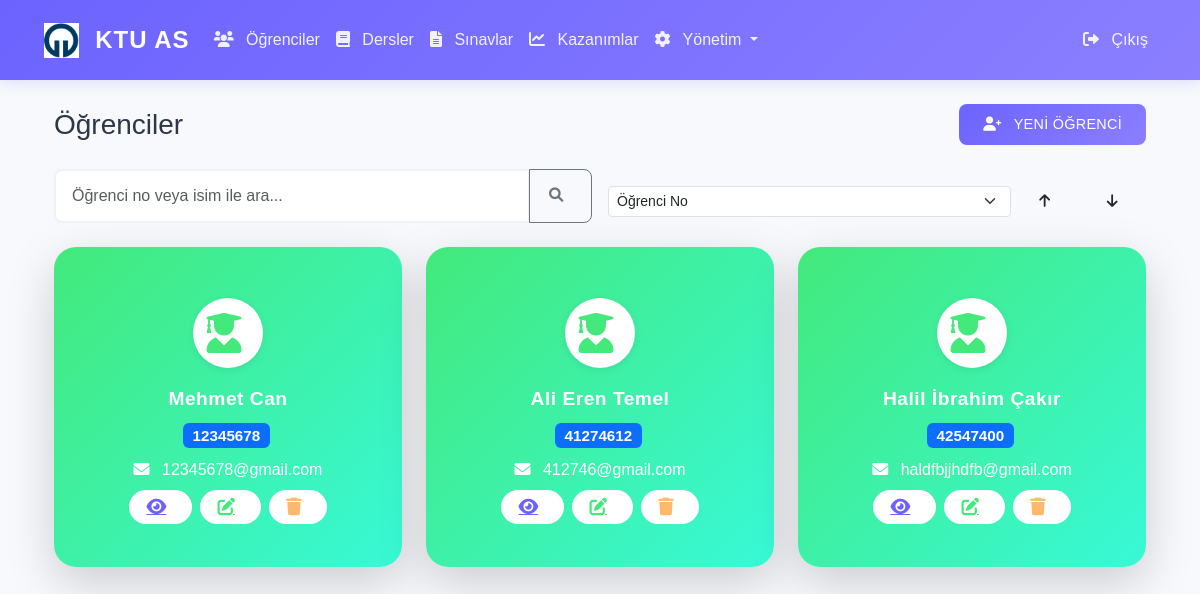
Page /students (signed in) on the committed database.
### app/models/__init__.py (models this page shows, shortened)
class Student(db.Model):
    __tablename__ = 'students'
    id = db.Column(db.Integer, primary_key=True)
    student_number = db.Column(db.String(20), unique=True, nullable=False)
    first_name = db.Column(db.String(50), nullable=False)
    last_name = db.Column(db.String(50), nullable=False)
    email = db.Column(db.String(120), unique=True, nullable=False)
    phone = db.Column(db.String(20))
    created_at = db.Column(db.DateTime, default=datetime.utcnow)
    exam_scores = db.relationship('StudentExamScore', backref='student', lazy=True)

### app/routes/main.py (the view, shortened to what this page needs)
@bp.route('/students')
@login_required
def student_list():
    search = request.args.get('search', '')
    query = Student.query
    students = query.order_by(Student.student_number).all()
    return render_template('main/students.html', students=students)

### app/__init__.py (called while the page is built)
@login_manager.user_loader
def load_user(user_id):
    from app.models import User
    return User.query.get(int(user_id))

### app/templates/main/students.html (shortened to what this page needs)
{% extends "base.html" %}
{% block content %}
<div class="container-fluid">
    <div class="d-flex justify-content-between align-items-center mb-4">
        <h2 class="h3 mb-0">Öğrenciler</h2>
        {% if current_user.is_admin %}
        <a href="{{ url_for('admin.add_student') }}" class="btn btn-primary">
            <i class="fas fa-user-plus"></i> Yeni Öğrenci
        </a>
        {% endif %}
    </div>
    <div class="row mb-4 g-3 align-items-end">
        <div class="col-md-6">
            <div class="input-group">
                <input type="text" class="form-control" id="searchInput" placeholder="Öğrenci no veya isim ile ara...">
                <button class="btn btn-outline-secondary" type="button">
                    <i class="fas fa-search"></i>
                </button>
            </div>
        </div>
        <div class="col-md-6 d-flex align-items-center">
            <select id="sortKey" class="form-select form-select-sm sort-select-custom me-2">
                <option value="student_number">Öğrenci No</option>
            </select>
            <button id="sortAsc" class="btn btn-sort me-2" title="Artan Sırala"><i class="fas fa-arrow-up"></i></button>
            <button id="sortDesc" class="btn btn-sort" title="Azalan Sırala"><i class="fas fa-arrow-down"></i></button>
        </div>
    </div>
    <div class="row g-4" id="studentCards">
        {% for student in students %}
        <div class="col-md-4 student-card-col">
            <div class="modern-card gradient-green shadow-lg h-100">
                <div class="modern-card-body text-center">
                    <div class="modern-icon bg-white text-green mb-3">
                        <i class="fas fa-user-graduate"></i>
                    </div>
                    <div class="modern-title">{{ student.first_name }} {{ student.last_name }}</div>
                    <div class="modern-info mb-2">
                        <span class="badge bg-primary">{{ student.student_number }}</span>
                    </div>
                    <div class="modern-email mb-2">
                        <i class="fas fa-envelope"></i> {{ student.email }}
                    </div>
                    <div class="modern-actions d-flex justify-content-center gap-2">
                        <a href="{{ url_for('main.student_detail', student_id=student.id) }}" class="modern-btn btn-blue" title="Detaylar">
                            <i class="fas fa-eye"></i>
                        </a>
                        {% if current_user.is_admin %}
                        <a href="{{ url_for('admin.edit_student', student_id=student.id) }}" class="modern-btn btn-green" title="Düzenle">
                            <i class="fas fa-edit"></i>
                        </a>
                        <button type="button" class="modern-btn btn-orange" title="Sil" onclick="deleteStudent({{ student.id }})">
                            <i class="fas fa-trash"></i>
                        </button>
                        {% endif %}
                    </div>
                </div>
            </div>
        </div>
        {% else %}
        <div class="col-12">
            <div class="alert alert-info text-center">Henüz öğrenci eklenmemiş.</div>
        </div>
        {% endfor %}
    </div>
</div>
{% endblock %}

### app/static/css/style.css (style rules this page uses)
:root { --primary-color: #6C63FF; --secondary-color: #FF6584; --accent-color: #43E97B; --background-color: #F7F9FC; --text-color: #2D3748; --success-color: #43E97B; --warning-color: #FFB86C; --danger-color: #FF5555; --light-gray: #EDF2F7; --dark-gray: #4A5568; --gradient-primary: linear-gradient(135deg, #6C63FF 0%, #8B7FFF 100%); --gradient-success: linear-gradient(135deg, #43E97B 0%, #38F9D7 100%); --gradient-warning: linear-gradient(135deg, #FFB86C 0%, #FFA17F 100%); --gradient-danger: linear-gradient(135deg, #FF5555 0%, #FF8080 100%); }
body { font-family: 'Poppins', sans-serif; background-color: var(--background-color); color: var(--text-color); line-height: 1.6; }
.btn { border-radius: 8px; padding: 0.6rem 1.2rem; font-weight: 500; letter-spacing: 0.3px; transition: all 0.3s ease; text-transform: uppercase; font-size: 0.9rem; }
.btn-primary { background: var(--gradient-primary); border: none; padding: 0.6rem 1.5rem; border-radius: 8px; font-weight: 500; transition: all 0.3s ease; }
.form-control { border: 2px solid var(--light-gray); border-radius: 8px; padding: 0.8rem 1rem; transition: all 0.3s ease; }
.fas { margin-right: 0.5rem; }

### app/templates/main/students.html (style rules this page uses)
.modern-card { border-radius: 22px; box-shadow: 0 8px 32px rgba(44,62,80,0.08); padding: 2.5rem 1.5rem 2rem 1.5rem; transition: transform 0.25s cubic-bezier(.4,2,.6,1), box-shadow 0.25s; border: none; min-height: 320px; display: flex; flex-direction: column; justify-content: center; background: linear-gradient(135deg, #43E97B 0%, #38F9D7 100%); }
.modern-icon { width: 70px; height: 70px; border-radius: 50%; display: flex; align-items: center; justify-content: center; font-size: 2.5rem; margin: 0 auto 1rem auto; box-shadow: 0 2px 8px rgba(0,0,0,0.08); }
.text-green { color: #43E97B !important; }
.modern-title { font-size: 1.2rem; font-weight: 600; color: #fff; margin-bottom: 0.5rem; letter-spacing: 0.5px; }
.modern-info .badge { font-size: 0.95rem; margin-right: 0.2rem; }
.modern-email { color: #fff; font-size: 1rem; margin-bottom: 0.5rem; }
.modern-actions .modern-btn { border-radius: 30px; font-weight: 600; padding: 0.5rem 1.1rem; font-size: 1.1rem; border: none; transition: background 0.2s, color 0.2s; display: inline-flex; align-items: center; justify-content: center; }
.btn-blue { background: #fff; color: #6C63FF; }
.btn-green { background: #fff; color: #43E97B; }
.btn-orange { background: #fff; color: #FFB86C; }

### rows in the picture
Student: first_name "Mehmet", last_name "Can", student_number "12345678", email "12345678@gmail.com"
Student: first_name "Ali Eren", last_name "Temel", student_number "41274612", email "412746@gmail.com"
Student: first_name "Halil İbrahim", last_name "Çakır", student_number "42547400", email "haldfbjjhdfb@gmail.com"
